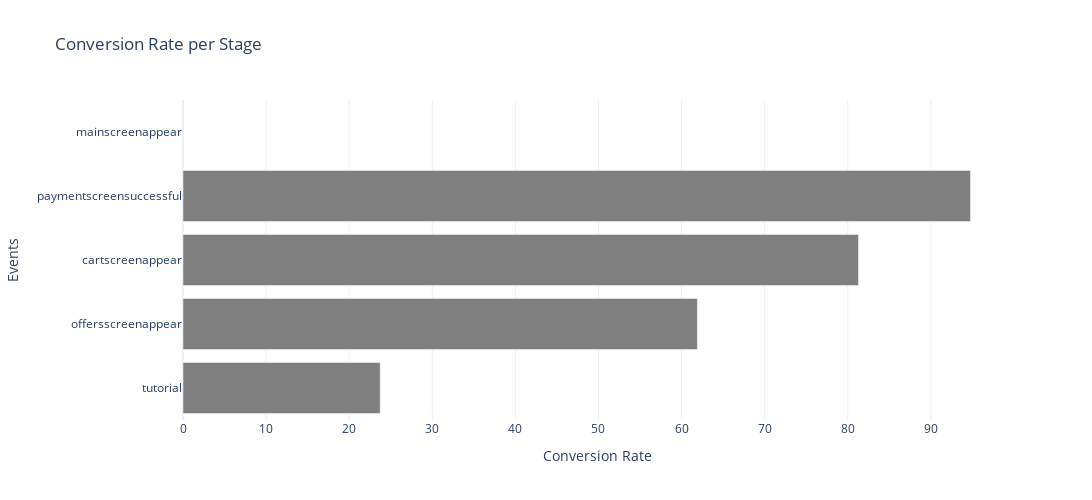

Notebook source saved alongside this figure:
### Code cell
plot_horizontal_bar_plotpx(df_fs_events, x='conversionstagerate', y='eventname', title='Conversion Rate per Stage', xlabel='Conversion Rate', ylabel='Events', sort=True)

### Figure 1 — Plotly figure (JSON) as saved in the notebook; plotly's stock layout.template omitted (floating-point values rounded to 4 significant figures)
{"data": [{"hovertemplate": "conversionstagerate=%{x}<br>eventname=%{y}<extra></extra>", "legendgroup": "", "marker": {"color": "grey", "pattern": {"shape": ""}}, "name": "", "orientation": "h", "showlegend": false, "textposition": "auto", "type": "bar", "x": [23.74, 61.91, 81.3, 94.78, NaN], "xaxis": "x", "y": ["tutorial", "offersscreenappear", "cartscreenappear", "paymentscreensuccessful", "mainscreenappear"], "yaxis": "y"}], "layout": {"barmode": "relative", "height": 500, "legend": {"tracegroupgap": 0}, "title": {"text": "Conversion Rate per Stage"}, "width": 1200, "xaxis": {"anchor": "y", "domain": [0, 1], "title": {"text": "Conversion Rate"}}, "yaxis": {"anchor": "x", "domain": [0, 1], "title": {"text": "Events"}}}}
